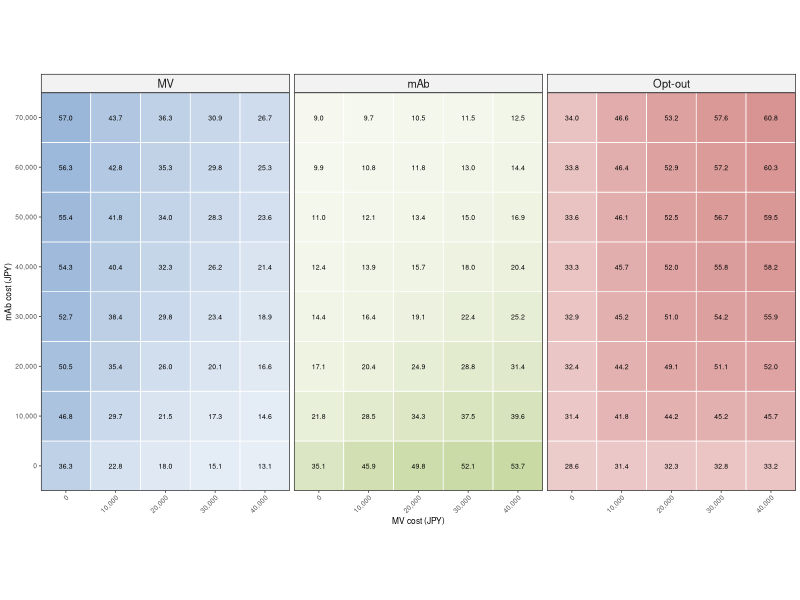

This figure's R source:

# ===========================================================================
# Title: 23_plot_choiceProb_heatmap.r
# Date: 2026-10-23
# ===========================================================================

# ------------------------------------------------------------------------
# SECTION 1: Load library
# ------------------------------------------------------------------------

# Load packages
library(here)
library(dplyr)
library(ggplot2)

# ------------------------------------------------------------------------
# SECTION 2: Load data & results
# ------------------------------------------------------------------------

df <- read.csv(here("data", "calc_choiceProb_bothCost_results.csv"))
df$MV_Cost <- df$MV_Cost * 100000 # Convert MV cost to JPY
df$mAb_Cost <- df$mAb_Cost * 100000 # Convert mAb cost to JPY

# ------------------------------------------------------------------------
# SECTION 6: Plot heatmaps of mean choice probabilities
# ------------------------------------------------------------------------

color_manual <- c(
    "MV" = "#4F81BD",
    "mAb" = "#9BBB59",
    "Opt-out" = "#C0504D"
)

df_plot <- df %>% mutate(
    Alt = factor(Alt, levels = c("MV", "mAb", "Opt-out")),
    tile_color = mapply(
        function(alt, mean) {
            grDevices::colorRampPalette(
                c("#FFFFFF", color_manual[[alt]])
            )(101)[round(mean * 100) + 1]
        },
        Alt,
        Mean
    )
)

heatmap <- ggplot(
    df_plot,
    aes(x = MV_Cost, y = mAb_Cost)
) +
    geom_tile(
        aes(fill = tile_color),
        color = "#FFFFFF",
        linewidth = 0.25
    ) +
    geom_text(
        aes(label = sprintf("%.1f", 100 * Mean)),
        size = 1.75
    ) +
    scale_x_continuous(
        breaks = sort(unique(df_plot$MV_Cost)),
        name = "MV cost (JPY)",
        label = scales::comma
    ) +
    scale_y_continuous(
        breaks = sort(unique(df_plot$mAb_Cost)),
        name = "mAb cost (JPY)",
        label = scales::comma
    ) +
    scale_fill_identity() +
    facet_wrap(~Alt, nrow = 1) +
    coord_fixed(ratio = 1, expand = FALSE) +
    theme_bw(base_size = 6) +
    theme(
        axis.text.x = element_text(angle = 45, hjust = 1),
        legend.position = "none",
        panel.grid.major = element_blank(),
        panel.grid.minor = element_blank(),
        panel.border = element_rect(
            colour = "#000000",
            fill = NA,
            linewidth = 0.4
        ),
        strip.background = element_rect(
            colour = "#000000",
            fill = "#F2F2F2",
            linewidth = 0.4
        ),
        strip.text = element_text(size = 8),
        legend.key = element_rect(
            fill = NA,
            colour = NA
        )
    )

ggsave(
    filename = here("figs", "choiceProb_heatmap.png"),
    plot = heatmap,
    height = 6.1,
    width = 10,
    units = "cm",
    dpi = 600
)
cat("\nPlot successfully saved!\n")
